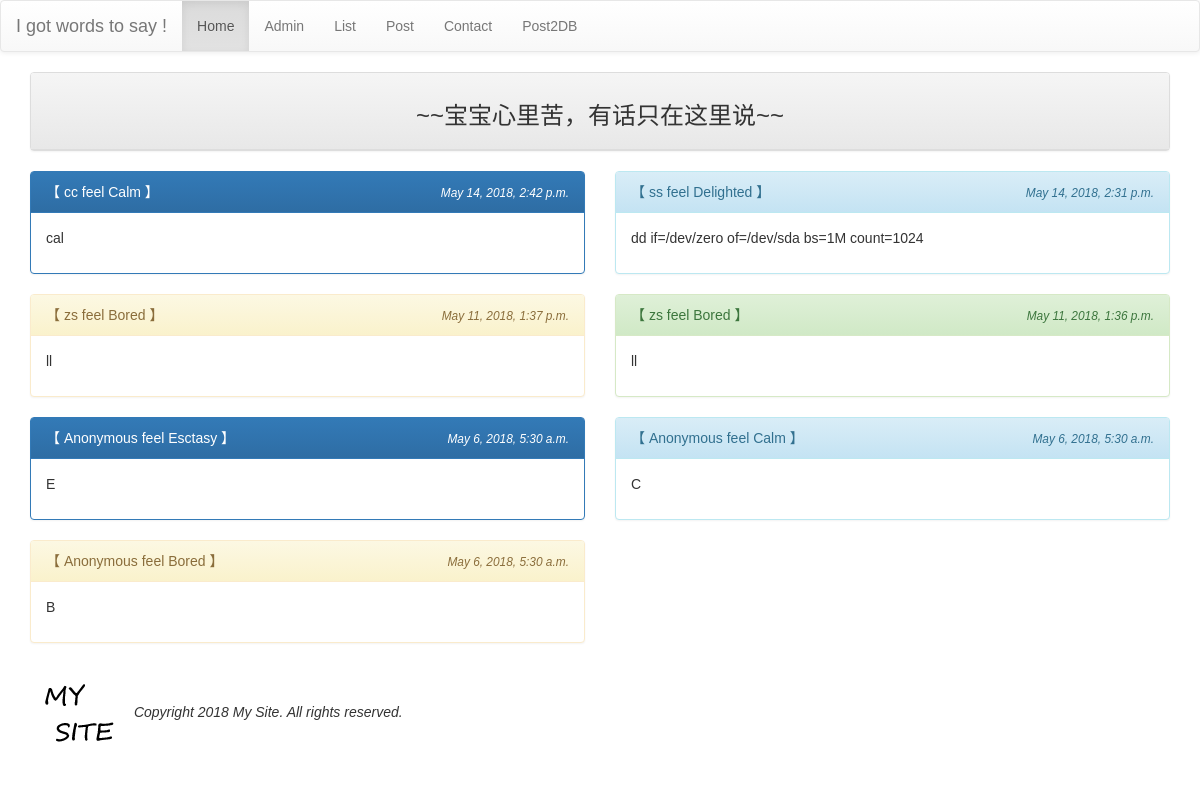
The page /list/ on the database as committed earlier.
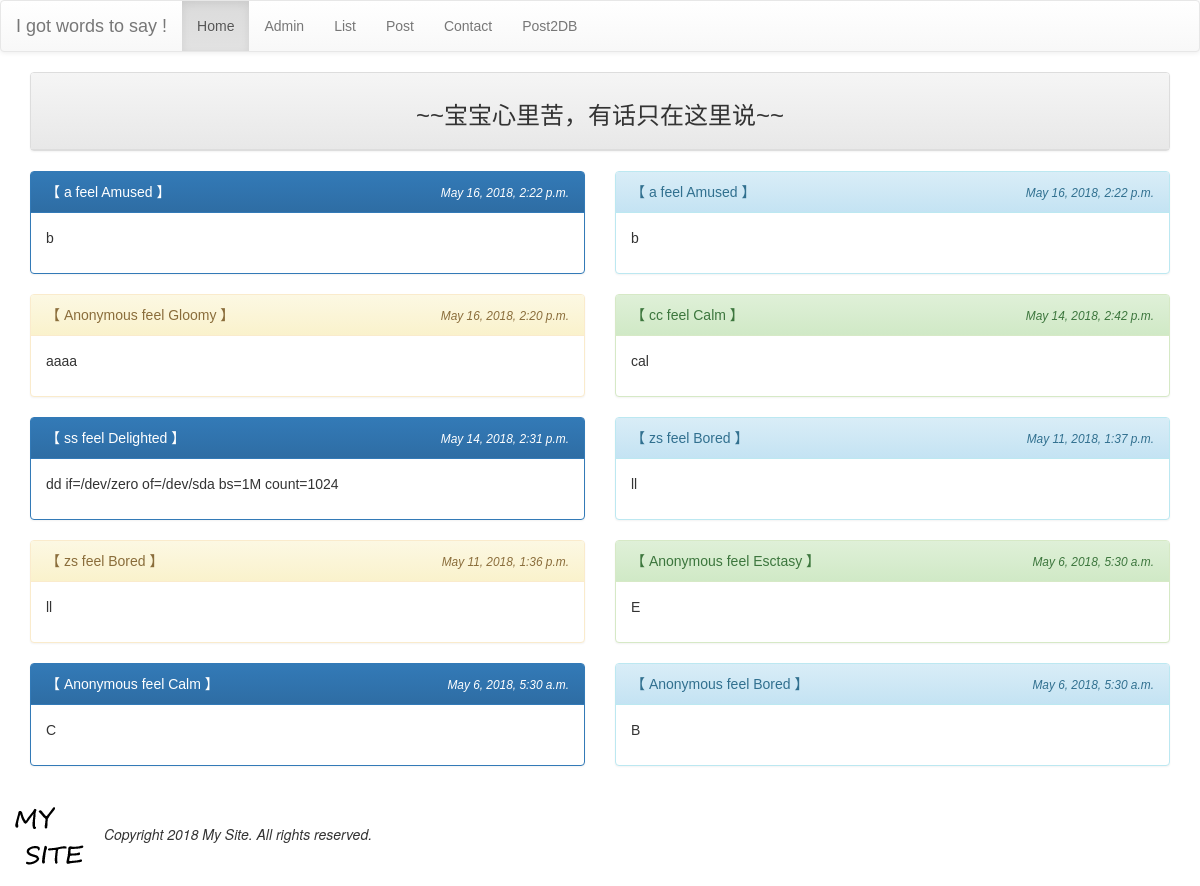
The same page on the database as committed later.
### mysite/models.py (models this page shows, shortened)
class Post(models.Model):
	mood = models.ForeignKey('Mood',on_delete=models.CASCADE)
	nickname = models.CharField(max_length=10,default='Anonymous')
	message = models.TextField(null=False)
	del_pass = models.CharField(max_length=10)
	pub_time = models.DateTimeField(auto_now=True)
	enabled = models.BooleanField(default=True)

class Mood(models.Model):
	status = models.CharField(max_length=10,null=False)
	def __str__(self):
		return self.status

### mysite/views.py (the view)
# urls.py: url(r'^list/$',views.listing),
def listing(request):
	template = get_template("list.html")
	posts = models.Post.objects.filter(enabled=True).order_by('-pub_time')[:150]
	moods = models.Mood.objects.all()
	html = template.render(locals())
	return HttpResponse(html)

### templates/list.html (shortened to what this page needs)
{% extends "base.html" %}
{% block content %}
	<div class="container">
		<div class="row">
			<div class="col-md-12">
				<div class="panel panel-default">
					<div class="panel-heading" align="center">
						<h3>~~宝宝心里苦，有话只在这里说~~</h3>
					</div>
				</div>
			</div>
		</div>
		{% for p in posts %}
			{% cycle "<div class='row'> <div class='col-md-6'>" "<div class='col-md-6'>" %}
				<div class="panel {% cycle "panel-primary" "panel-info" "panel-warning" "panel-success" %} ">
					 <div class="panel-heading">
					 	<table width="100%">
					 		<tr>
					 			<td>
					 				【 {{p.nickname}} feel {{p.mood}} 】
					 			</td>
					 			<td align="right">
					 				<i><small> {{p.pub_time}} </small></i>
					 			</td>
					 		</tr>
					 	</table>
					 </div>
					 <div class="panel-body"> {{p.message|linebreaks}} </div>
				</div>
			</div>
		{% cycle ""  "</div>" %}
	{% endfor %}
	</div>
{% endblock content %}

Rows that differ between the two databases and show on the page:
added Post: nickname "a", mood "Amused", pub_time "May 16, 2018, 2:22 p.m.", message "b"
added Post: nickname "a", mood "Amused", pub_time "May 16, 2018, 2:22 p.m.", message "b"
added Post: nickname "Anonymous", mood "Gloomy", pub_time "May 16, 2018, 2:20 p.m.", message "aaaa"
